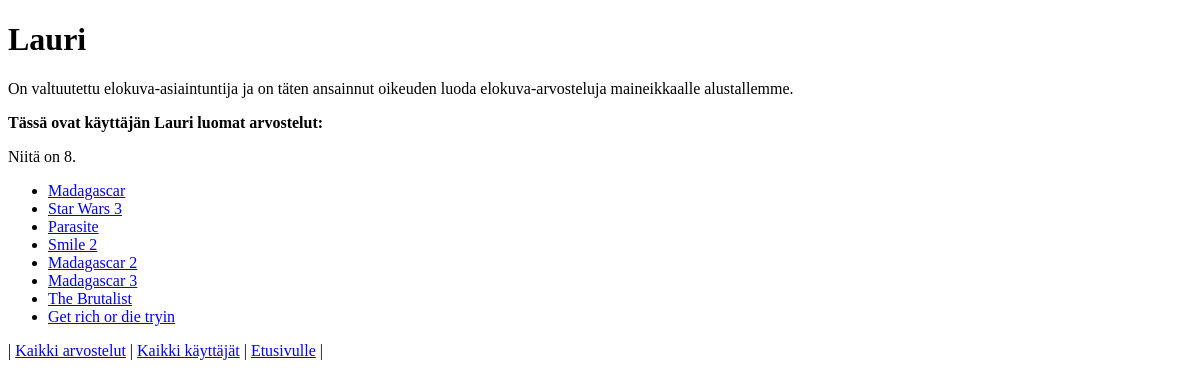
The app's page /show_user/1, older data.
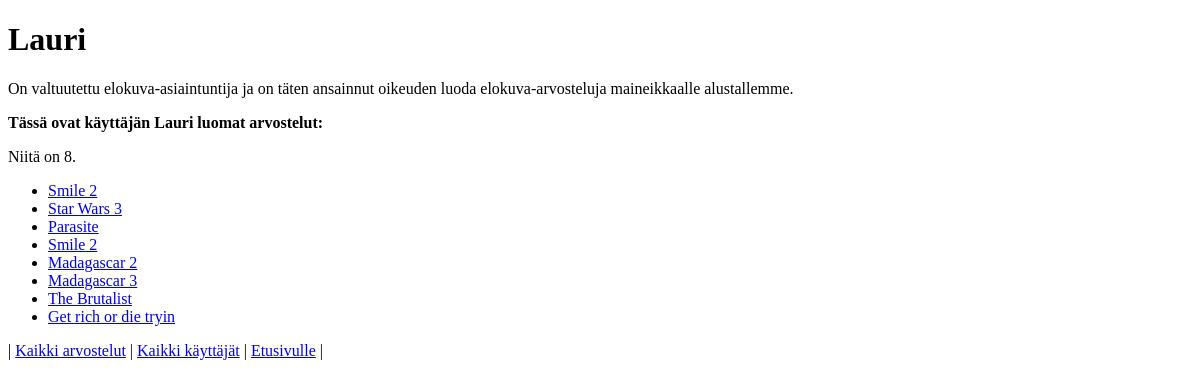
The same page, newer data.
### tables this page shows
CREATE TABLE reviews (
    id INTEGER PRIMARY KEY,
    user_id INTEGER REFERENCES users,
    movie TEXT, 
    rating INTEGER, 
    review TEXT
);

### app.py (the view)
@app.route("/show_user/<int:user_id>")
def show_user(user_id):
    user = users.get_user(user_id)
    items = users.get_users_reviews(user_id)
    return render_template("show_user.html", user=user, reviews=items)

### db.py (called while the page is built)
def get_connection():
    con = sqlite3.connect("database.db")
    con.execute("PRAGMA foreign_keys = ON")
    con.row_factory = sqlite3.Row
    return con

def query(sql, params=[]):
    con = get_connection()
    result = con.execute(sql, params).fetchall()
    con.close()
    return result

### users.py (called while the page is built)
def get_user(user_id):
    sql = """SELECT id, username
            FROM users
            WHERE id = ?
            ;"""
    res = db.query(sql, [user_id])
    return res[0] if res else None

def get_users_reviews(user_id):
    sql = """SELECT R.movie, R.id
            FROM users U, reviews R
            WHERE U.id = R.user_id
            AND U.id = ?
            ;"""
    res = db.query(sql, [user_id])
    return res if res else None

### templates/show_user.html (shortened to what this page needs)
<!DOCTYPE html>
<html>
<head>
</head>
<body>
    <h1>{{ user.username }}</h1>
    <p>
        On valtuutettu elokuva-asiaintuntija ja on täten ansainnut oikeuden luoda elokuva-arvosteluja
        maineikkaalle alustallemme.
    </p>
    {% if reviews %}
    <p>
        <b>Tässä ovat käyttäjän {{ user.username }} luomat arvostelut:</b>
    </p>
    <p>
        Niitä on {{ reviews | count}}.
    </p>
    <ul>
        {% for rev in reviews %}
        <li><a href="/movie_reviews/{{ rev.id }}">{{ rev.movie }}</a></li>
        {% endfor %}
    </ul>
    {% else %}
    <p>Käyttäjä {{ user.username }} ei ole luonut vielä yhtäkään elokuva-arvostelua.</p>
    {% endif %}
    <p>
        |
        <a href="/movie_reviews">Kaikki arvostelut</a> |
        <a href="/all_users">Kaikki käyttäjät</a> |
        <a href="/">Etusivulle</a>
        |
    </p>
</body>
</html>

Row changes from the older to the newer data that the page shows:
removed reviews: movie "Madagascar"
added reviews: movie "Smile 2"
